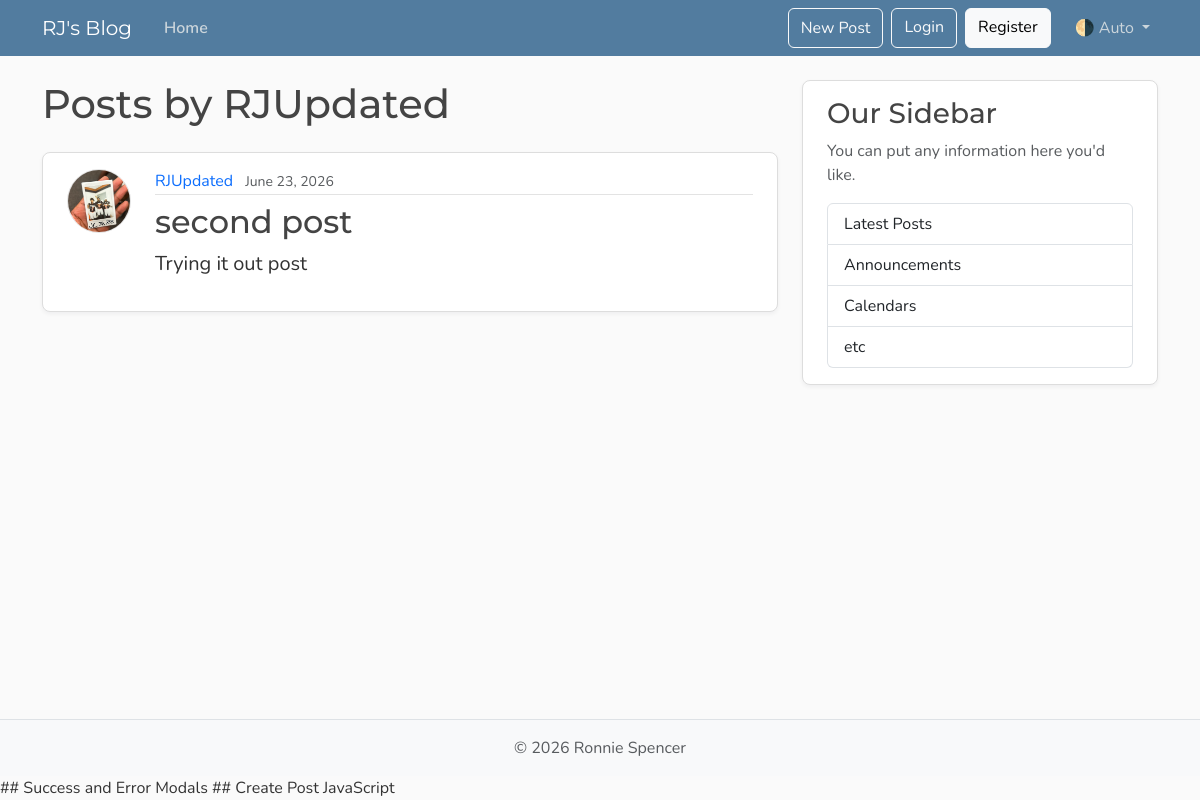
Before: /users/1/posts with the older database file.
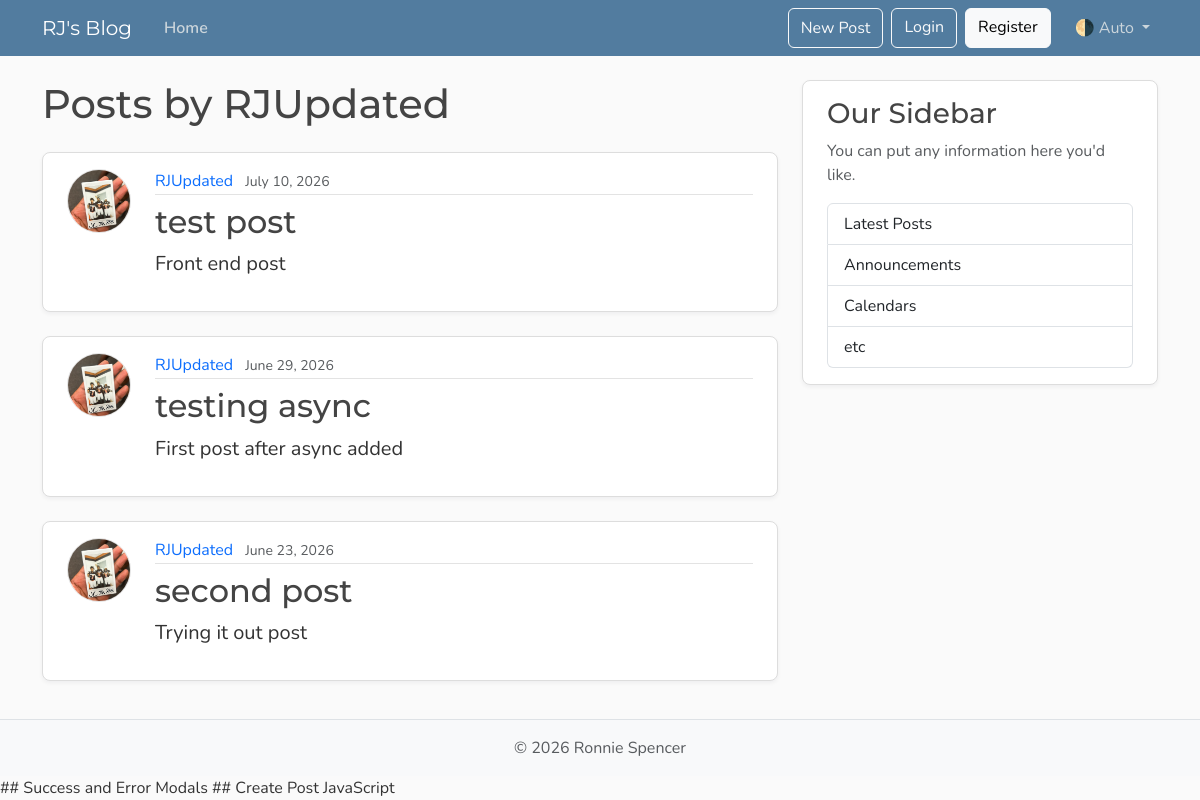
After: the same page with the newer database file.
### models.py (models this page shows, shortened)
class Post(Base):
    __tablename__ = "posts"
    id: Mapped[int] = mapped_column(Integer, primary_key=True, index=True)
    title: Mapped[str] = mapped_column(String(100), nullable=False)
    content: Mapped[str] = mapped_column(Text, nullable=False)
    user_id: Mapped[int] = mapped_column(
        ForeignKey("users.id"),
        nullable=False,
        index=True,
    )
    date_posted: Mapped[datetime] = mapped_column(
        DateTime(timezone=True),
        default=lambda: datetime.now(UTC),
    )
    author: Mapped[User] = relationship(back_populates="posts")

class User(Base):
    __tablename__ = "users"
    id: Mapped[int] = mapped_column(Integer, primary_key=True, index=True)
    username: Mapped[str] = mapped_column(String(50), unique=True, nullable=False)
    email: Mapped[str] = mapped_column(String(120), unique=True, nullable=False)
    image_file: Mapped[str | None] = mapped_column(
        String(200),
        nullable=True,
        default=None,
    )
    posts: Mapped[list[Post]] = relationship(
        back_populates="author",
        cascade="all, delete-orphan")

### main.py (the view)
@app.get("/users/{user_id}/posts", include_in_schema=False, name="user_posts")
async def user_posts_page(
    request: Request,
    user_id: int,
    db: Annotated[AsyncSession, Depends(get_db)],
):
    result = await db.execute(
        select(models.User)
        .where(models.User.id == user_id))
    user = result.scalars().first()
    if not user:
        raise HTTPException(
            status_code=status.HTTP_404_NOT_FOUND,
            detail="User not found",
        )
    result = await db.execute(
        select(models.Post)
        .options(selectinload(models.Post.author)) # Needs selectinload to load the related author object for each post in a single query, instead of making a separate query for each post.
        .where(models.Post.user_id == user_id)
        .order_by(models.Post.date_posted.desc()),
    )
    posts = result.scalars().all()
    return templates.TemplateResponse(
        request,
        "user_posts.html",
        {"posts": posts, "user": user, "title": f"{user.username}'s Posts"},
    )

### templates/user_posts.html
{% extends "layout.html" %}
{% block content %}
  <h1 class="mb-4">Posts by {{ user.username }}</h1>
  {% for post in posts %}
    <article class="content-section py-3 px-4 mb-4">
      <div class="d-flex align-items-start gap-4">
        <img class="rounded-circle article-img flex-shrink-0"
             src="{{ post.author.image_path }}"
             alt="{{ post.author.username }}'s profile picture"
             width="64"
             height="64"
             loading="lazy">
        <div class="flex-grow-1">
          <div class="article-metadata mb-2">
            <a class="me-2"
               href="{{ url_for('user_posts', user_id=post.author.id) }}">{{ post.author.username }}</a>
            <small class="text-body-secondary">{{ post.date_posted.strftime("%B %d, %Y") }}</small>
          </div>
          <h2>
            <a class="article-title"
               href="{{ url_for('post_page', post_id=post.id) }}">{{ post.title }}</a>
          </h2>
          <p class="article-content">{{ post.content }}</p>
        </div>
      </div>
    </article>
  {% else %}
    <p class="text-body-secondary">No posts by this user yet.</p>
  {% endfor %}
{% endblock content %}

Changed rows visible on the page:
added Post: author.image_path (picture), author.username "RJUpdated", date_posted "July 10, 2026", title "test post", content "Front end post"
added Post: author.image_path (picture), author.username "RJUpdated", date_posted "June 29, 2026", title "testing async", content "First post after async added"
